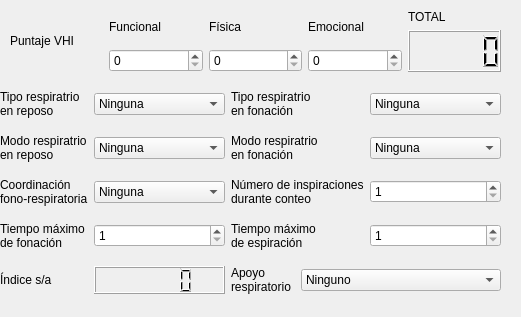
    <widget class="QWidget" name="tab1">
     <property name="geometry">
      <rect>
       <x>0</x>
       <y>0</y>
       <width>521</width>
       <height>317</height>
      </rect>
     </property>
     <attribute name="label">
      <string>Principal</string>
     </attribute>
     <widget class="QWidget" name="layoutWidget">
      <property name="geometry">
       <rect>
        <x>10</x>
        <y>10</y>
        <width>491</width>
        <height>62</height>
       </rect>
      </property>
      <layout class="QGridLayout" name="gridLayout">
       <item row="0" column="1" rowspan="2">
        <widget class="QLabel" name="label_2">
         <property name="text">
          <string>Funcional</string>
         </property>
        </widget>
       </item>
       <item row="0" column="2" rowspan="2">
        <widget class="QLabel" name="labelFIsica">
         <property name="text">
          <string>Física</string>
         </property>
        </widget>
       </item>
       <item row="0" column="3" rowspan="2">
        <widget class="QLabel" name="label_4">
         <property name="text">
          <string>Emocional</string>
         </property>
        </widget>
       </item>
       <item row="0" column="4">
        <widget class="QLabel" name="label_3">
         <property name="text">
          <string>TOTAL</string>
         </property>
        </widget>
       </item>
       <item row="1" column="4" rowspan="2">
        <widget class="QLCDNumber" name="lcdTotal"/>
       </item>
       <item row="2" column="1">
        <widget class="QSpinBox" name="spinFuncional">
         <property name="maximum">
          <number>40</number>
         </property>
        </widget>
       </item>
       <item row="2" column="2">
        <widget class="QSpinBox" name="spinFisica">
         <property name="maximum">
          <number>40</number>
         </property>
        </widget>
       </item>
       <item row="2" column="3">
        <widget class="QSpinBox" name="spinEmocional">
         <property name="maximum">
          <number>40</number>
         </property>
        </widget>
       </item>
       <item row="0" column="0" rowspan="3">
        <widget class="QLabel" name="label">
         <property name="text">
          <string>Puntaje VHI</string>
         </property>
        </widget>
       </item>
      </layout>
     </widget>
     <widget class="QWidget" name="layoutWidget">
      <property name="geometry">
       <rect>
        <x>0</x>
        <y>80</y>
        <width>501</width>
        <height>225</height>
       </rect>
      </property>
      <layout class="QGridLayout" name="gridLayout_2">
       <item row="0" column="2">
        <widget class="QComboBox" name="comboTRR">
         <item>
          <property name="text">
           <string>Ninguna</string>
          </property>
         </item>
         <item>
          <property name="text">
           <string>Costal alto</string>
          </property>
         </item>
         <item>
          <property name="text">
           <string>Abdominal</string>
          </property>
         </item>
         <item>
          <property name="text">
           <string>Mixto</string>
          </property>
         </item>
         <item>
          <property name="text">
           <string>Costo diafragmático</string>
          </property>
         </item>
        </widget>
       </item>
       <item row="1" column="0" colspan="2">
        <widget class="QLabel" name="label_7">
         <property name="text">
          <string>Modo respiratrio
en reposo</string>
         </property>
        </widget>
       </item>
       <item row="5" column="3">
        <widget class="QLabel" name="label_14">
         <property name="text">
          <string>Apoyo
respiratorio</string>
         </property>
        </widget>
       </item>
       <item row="3" column="2">
        <widget class="QSpinBox" name="spinTMF">
         <property name="minimum">
          <number>1</number>
         </property>
         <property name="maximum">
          <number>40</number>
         </property>
        </widget>
       </item>
       <item row="1" column="2">
        <widget class="QComboBox" name="comboMRR">
         <item>
          <property name="text">
           <string>Ninguna</string>
          </property>
         </item>
         <item>
          <property name="text">
           <string>Predominio nasal</string>
          </property>
         </item>
         <item>
          <property name="text">
           <string>Predomonio bucal</string>
          </property>
         </item>
        </widget>
       </item>
       <item row="3" column="5">
        <widget class="QSpinBox" name="spinTME">
         <property name="minimum">
          <number>1</number>
         </property>
         <property name="maximum">
          <number>40</number>
         </property>
        </widget>
       </item>
       <item row="2" column="3" colspan="2">
        <widget class="QLabel" name="label_10">
         <property name="text">
          <string>Número de inspiraciones
durante conteo</string>
         </property>
        </widget>
       </item>
       <item row="5" column="2">
        <widget class="QLCDNumber" name="lcdNumber">
         <property name="font">
          <font>
           <weight>75</weight>
           <bold>true</bold>
          </font>
         </property>
        </widget>
       </item>
       <item row="2" column="2">
        <widget class="QComboBox" name="comboCFR">
         <item>
          <property name="text">
           <string>Ninguna</string>
          </property>
         </item>
         <item>
          <property name="text">
           <string>Adecuada</string>
          </property>
         </item>
         <item>
          <property name="text">
           <string>Regular</string>
          </property>
         </item>
         <item>
          <property name="text">
           <string>Pobre - alterada</string>
          </property>
         </item>
        </widget>
       </item>
       <item row="2" column="5">
        <widget class="QSpinBox" name="spinNIDC">
         <property name="minimum">
          <number>1</number>
         </property>
         <property name="maximum">
          <number>40</number>
         </property>
        </widget>
       </item>
       <item row="5" column="4" colspan="2">
        <widget class="QComboBox" name="comboAR">
         <item>
          <property name="text">
           <string>Ninguno</string>
          </property>
         </item>
         <item>
          <property name="text">
           <string>Bueno</string>
          </property>
         </item>
         <item>
          <property name="text">
           <string>Regular</string>
          </property>
         </item>
         <item>
          <property name="text">
           <string>Malo</string>
          </property>
         </item>
        </widget>
       </item>
       <item row="0" column="0" colspan="2">
        <widget class="QLabel" name="label_5">
         <property name="text">
          <string>Tipo respiratrio
en reposo</string>
         </property>
        </widget>
       </item>
       <item row="2" column="0" colspan="2">
        <widget class="QLabel" name="label_9">
         <property name="text">
          <string>Coordinación
fono-respiratoria</string>
         </property>
        </widget>
       </item>
       <item row="3" column="0" colspan="2">
        <widget class="QLabel" name="label_11">
         <property name="text">
          <string>Tiempo máximo
de fonación</string>
         </property>
        </widget>
       </item>
       <item row="5" column="0" colspan="2">
        <widget class="QLabel" name="label_12">
         <property name="text">
          <string>Índice s/a</string>
         </property>
        </widget>
       </item>
       <item row="3" column="3" colspan="2">
        <widget class="QLabel" name="label_13">
         <property name="text">
          <string>Tiempo máximo
de espiración</string>
         </property>
        </widget>
       </item>
       <item row="0" column="5">
        <widget class="QComboBox" name="comboTRF">
         <item>
          <property name="text">
           <string>Ninguna</string>
          </property>
         </item>
         <item>
          <property name="text">
           <string>Costal alto</string>
          </property>
         </item>
         <item>
          <property name="text">
           <string>Abdominal</string>
          </property>
         </item>
         <item>
          <property name="text">
           <string>Mixto</string>
          </property>
         </item>
         <item>
          <property name="text">
           <string>Costo diafragmático</string>
          </property>
         </item>
        </widget>
       </item>
       <item row="1" column="5">
        <widget class="QComboBox" name="comboBox_2">
         <item>
          <property name="text">
           <string>Ninguna</string>
          </property>
         </item>
         <item>
          <property name="text">
           <string>Predominio nasal</string>
          </property>
         </item>
         <item>
          <property name="text">
           <string>Predominio bucal</string>
          </property>
         </item>
        </widget>
       </item>
       <item row="0" column="3" colspan="2">
        <widget class="QLabel" name="label_6">
         <property name="text">
          <string>Tipo respiratrio
en fonación</string>
         </property>
        </widget>
       </item>
       <item row="1" column="3" colspan="2">
        <widget class="QLabel" name="label_8">
         <property name="text">
          <string>Modo respiratrio
en fonación</string>
         </property>
        </widget>
       </item>
      </layout>
     </widget>
    </widget>
